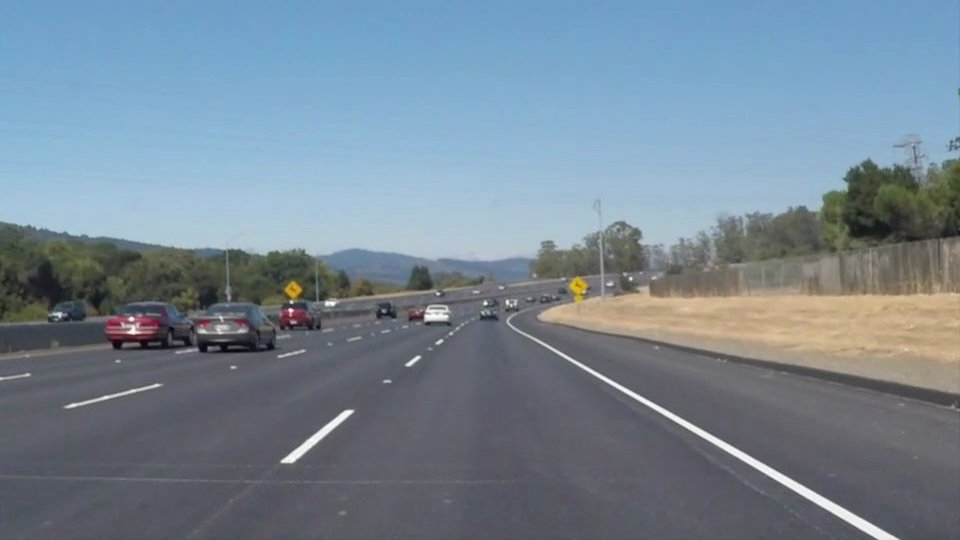
#> input picture lane_detection/test_images/solidWhiteCurve.jpg, 960 x 540 px
$ python -i image_processing.py   (imports and definitions only)   (older library calls are emulated)
#> lines starting #> are read from the running program, lines starting #| are printed output that depends on the picture; after the words box and inside, x2 and y2 are one past the last pixel; in counts of white or black regions, pixels touching at a corner belong together
import cv2
from .parameters import *
import cv2

from .parameters import *


class image_feature:
    """
    The class takes in an image matrix and can do multiple openCV operations on the image.
    """
    # [8 lines left out: function __init__, not called in this run]

    def channel_selection(self, label):
        """TODO: Get the specified channel image."""

    def binary_threshold(self, thresholds):
        """TODO: Create a binary image, in which 0 refers to the region within the thresholds. """

    def gaussian_blur(self, sigma, k_size=3):
        """TODO: Use a Gaussian Kernel to blur the image"""

    def sobel_convolute(self, method, k_size=3):
        """TODO: Use a Sobel kernel to calculate the derivative of the image."""

    def __and__(self, other):
        """TODO: Return the bitwise-and result of 2 image matrices"""

    def __or__(self, other):
        """TODO: Return the bitwise-or result of 2 image matrices"""

    def __xor__(self, other):
        """TODO: Return the bitwise-xor result of 2 images matrices"""

    def __add__(self, other):
        """TODO: Combine the 2 image features by setting them to 2 color channels."""


class feature_collector:
    """
    Collects a list of features extracted from a single image.
    Use them for showing, combination, or simply acts as a pipeline.
    :self.attribute img: the BGR or GRAY image matrix
    :self.attribute feature_dict: list of image_feature instance
    :self.attribute color_model: the color model of image
    """

    # [28 lines left out: function __init__, not called in this run]

    def normalize(self):
        """TODO: Normalize the image."""

    def add_feature(self, key):
        """TODO: Add a new image_feature instance to the self.feature_dict by the key."""

    def __call__(self, method='and', **kwargs):
        """TODO: Combine all features in the self.feature_dict by the method."""


# [54 lines left out: functions region_of_interest, line_vertices, not called in this run]


def sobel_mag_thresh(img, sobel_kernel=3, mag_thresh=(0, 255), dir_thresh=(0,np.pi/2)):
    """Use Sobel kernels to calculate the magnitude&direction of derivatives of an image.

    :input: img: image object RGB/GRAY
    :input: mag_thresh: tuple of magnitude thresholds
    :input: dir_thresh: tuple of direction thresholds
    :input: sobel_kernel: size of the sobel kernel

    :output: output_img: pixels where the sobel magnitude and direction both fall in their thresholds.
    """
#> called with sobel_kernel = 3, mag_thresh = (0, 255), dir_thresh = (0, 1.57)
    if len(img.shape) == 3:
        img_gray = cv2.cvtColor(img, cv2.COLOR_RGB2GRAY)
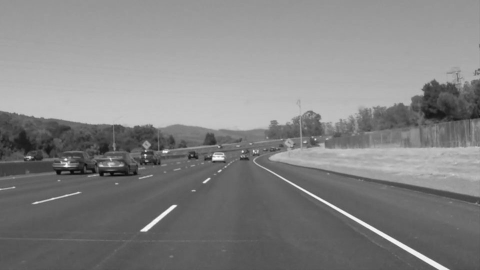
#> img_gray: shape (540, 960) (shown at 1/2 size); min 5, max 255, mean 131.2
    elif len(img.shape) == 2:
        img_gray = cv2.copy(img)
    dx_img_sobel = cv2.Sobel(img_gray, cv2.CV_64F, 1, 0, ksize=sobel_kernel)
    dy_img_sobel = cv2.Sobel(img_gray, cv2.CV_64F, 0, 1, ksize=sobel_kernel)
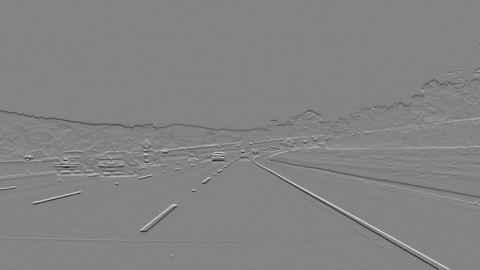
#> dy_img_sobel: shape (540, 960) float64 (shown at 1/2 size); min -653, max 609, mean -0.9; drawn with min black and max white
    d_img_mag = np.sqrt(np.square(dx_img_sobel) + np.square(dy_img_sobel))
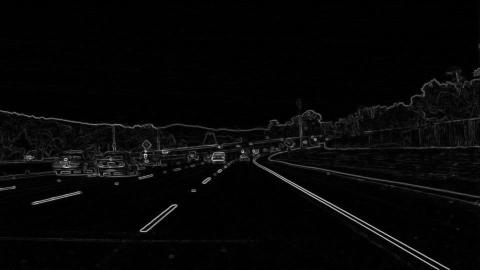
#> d_img_mag: shape (540, 960) float64 (shown at 1/2 size); min 0, max 659.3, mean 18.2; drawn with min black and max white
    d_img_dir = np.arctan2(np.absolute(dy_img_sobel), np.absolute(dx_img_sobel))
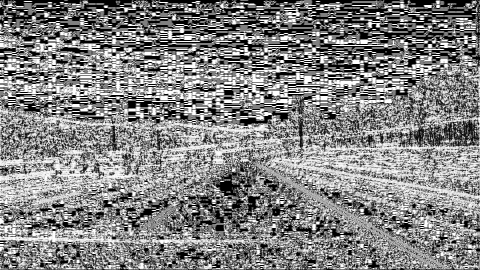
#> d_img_dir: shape (540, 960) float64 (shown at 1/2 size); min 0, max 1.57, mean 0.81; drawn with min black and max white
    d_img_mag_scaled = np.uint8(255 * d_img_mag / d_img_mag.max())
    d_img_mag_bin = (d_img_mag_scaled > mag_thresh[0]) & (d_img_mag_scaled < mag_thresh[1])
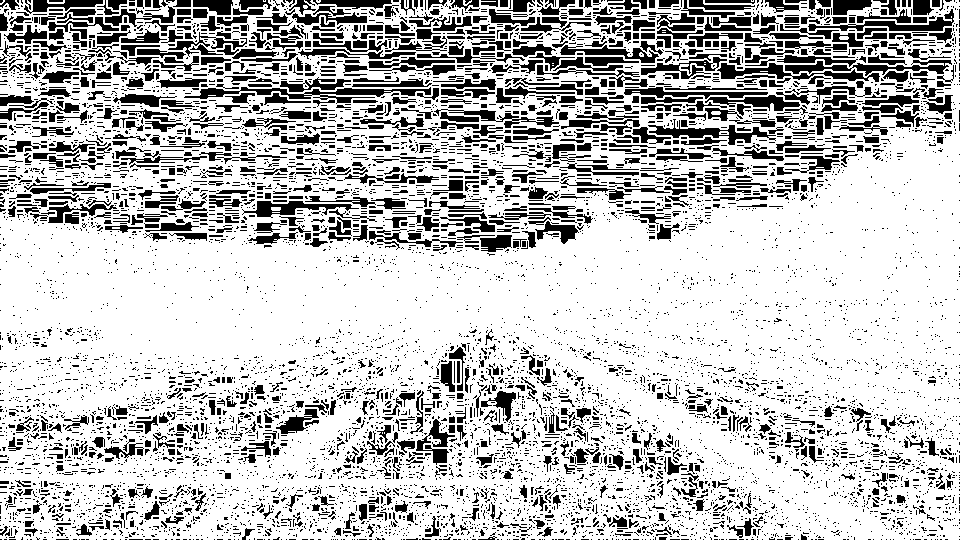
#> d_img_mag_bin: shape (540, 960) bool; 75.7% white; 8888 black regions (7727 under 20 px), largest, box (x1, y1, x2, y2) and area: (184, 87, 431, 104) 1320, (785, 60, 952, 76) 1009, (717, 63, 880, 82) 1001
    d_img_dir_bin = (d_img_dir > dir_thresh[0]) & (d_img_dir < dir_thresh[1])
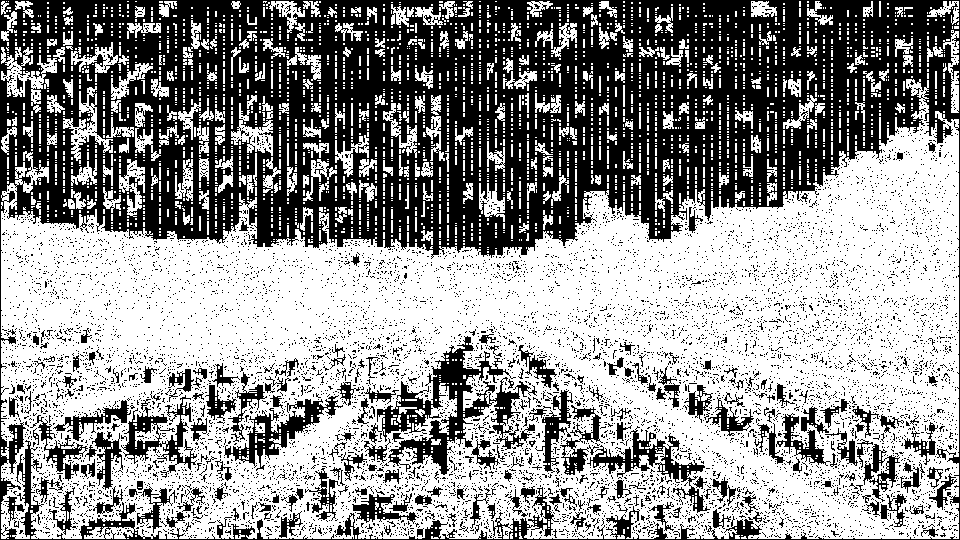
#> d_img_dir_bin: shape (540, 960) bool; 57.4% white; 9287 black regions (9068 under 20 px), largest, box (x1, y1, x2, y2) and area: (0, 0, 960, 540) 164235, (369, 336, 537, 475) 6285, (224, 395, 343, 471) 2173
    return np.uint8(d_img_mag_bin&d_img_dir_bin)*255
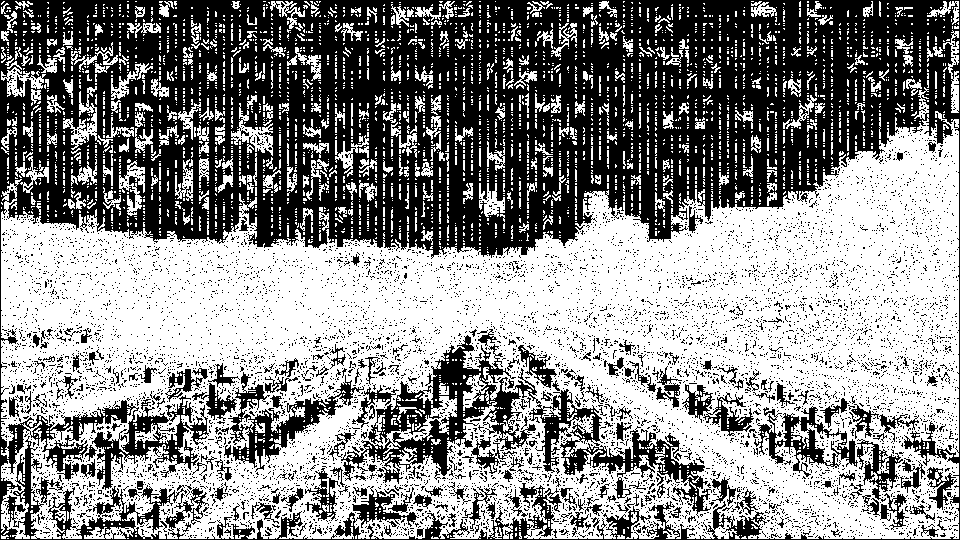
#> returned value: shape (540, 960); 54.1% white; 8353 black regions (8148 under 20 px), largest, box (x1, y1, x2, y2) and area: (0, 0, 960, 540) 183168, (341, 335, 712, 518) 13021, (224, 372, 364, 472) 3351


# [72 lines left out: functions hough_lines, hough2lane_lines, not called in this run]

>>> import cv2
>>> picture = cv2.cvtColor(cv2.imread('test_images/solidWhiteCurve.jpg'), cv2.COLOR_BGR2RGB)
>>> result = sobel_mag_thresh(picture)

$ run again, on lane_detection/test_images/solidWhiteRight.jpg
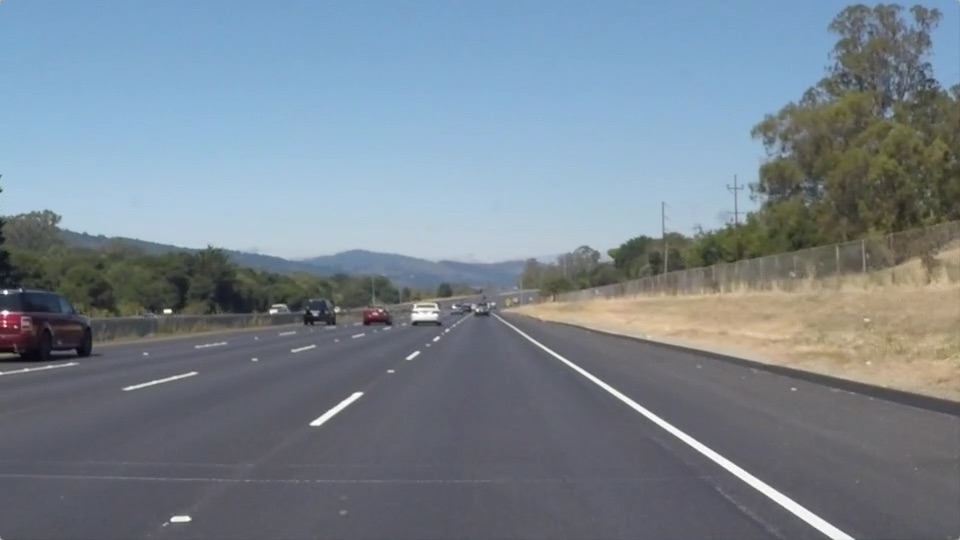
#> input picture lane_detection/test_images/solidWhiteRight.jpg, 960 x 540 px
#> in sobel_mag_thresh, `d_img_mag_bin = (d_img_mag_scaled > mag_thresh[0]) & (d_img_mag_scaled..`:
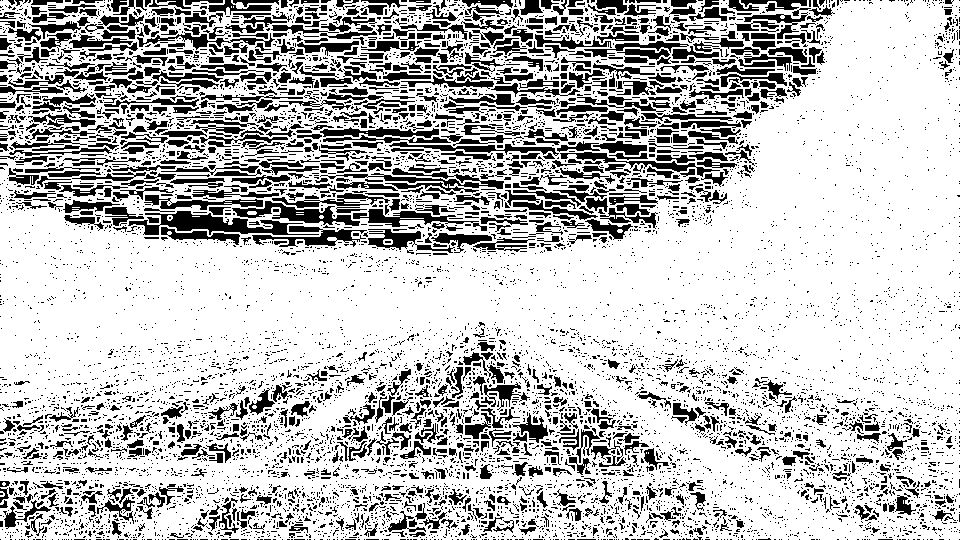
#> d_img_mag_bin: shape (540, 960) bool; 74.8% white; 9121 black regions (7889 under 20 px), largest, box (x1, y1, x2, y2) and area: (128, 211, 319, 235) 1863, (320, 168, 504, 193) 1277, (232, 201, 360, 226) 1176
#> d_img_dir_bin: shape (540, 960) bool; 62.4% white; 9671 black regions (9442 under 20 px), largest, box (x1, y1, x2, y2) and area: (0, 0, 960, 540) 138710, (323, 328, 671, 491) 14085, (153, 370, 313, 466) 3605
#> in sobel_mag_thresh, `return np.uint8(d_img_mag_bin&d_img_dir_bin)*255`:
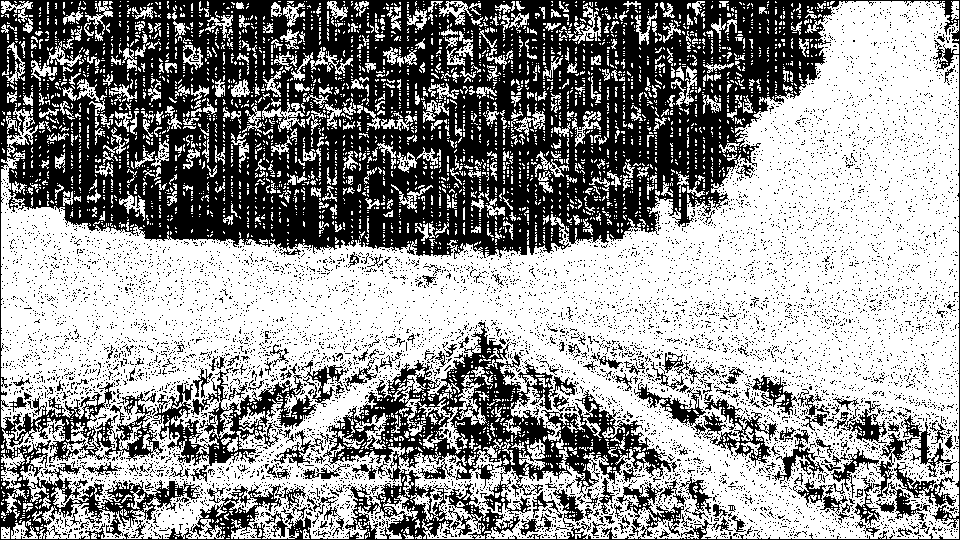
#> returned value: shape (540, 960); 57.9% white; 8564 black regions (8381 under 20 px), largest, box (x1, y1, x2, y2) and area: (0, 0, 960, 540) 176083, (151, 367, 317, 466) 4718, (703, 398, 777, 466) 1554

$ run again, on lane_detection/test_images/solidYellowCurve.jpg
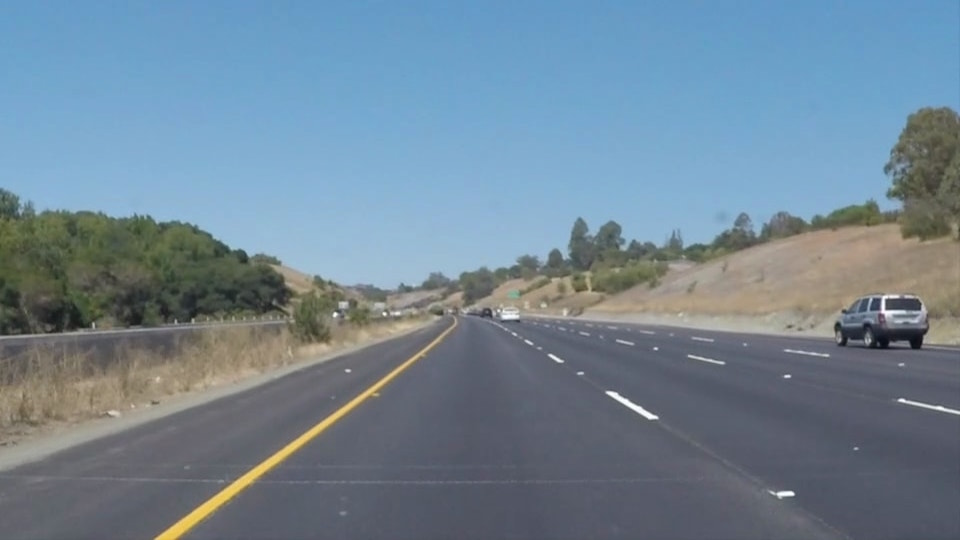
#> input picture lane_detection/test_images/solidYellowCurve.jpg, 960 x 540 px
#> in sobel_mag_thresh, `d_img_mag_bin = (d_img_mag_scaled > mag_thresh[0]) & (d_img_mag_scaled..`:
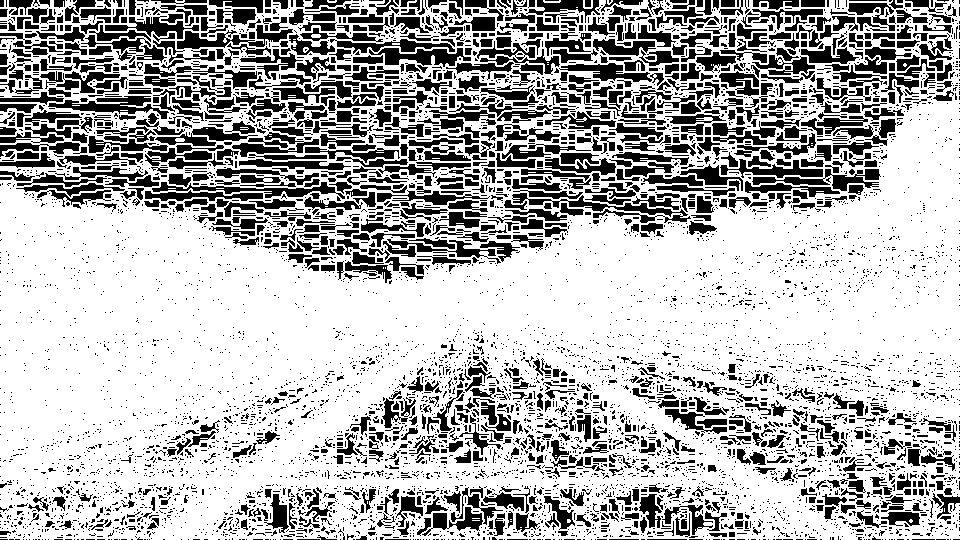
#> d_img_mag_bin: shape (540, 960) bool; 70% white; 7361 black regions (6093 under 20 px), largest, box (x1, y1, x2, y2) and area: (512, 193, 691, 223) 1225, (48, 96, 169, 119) 1071, (177, 25, 293, 49) 1052
#> d_img_dir_bin: shape (540, 960) bool; 55.2% white; 7953 black regions (7829 under 20 px), largest, box (x1, y1, x2, y2) and area: (0, 0, 960, 540) 200102, (630, 350, 877, 474) 7954, (157, 419, 228, 463) 815
#> in sobel_mag_thresh, `return np.uint8(d_img_mag_bin&d_img_dir_bin)*255`:
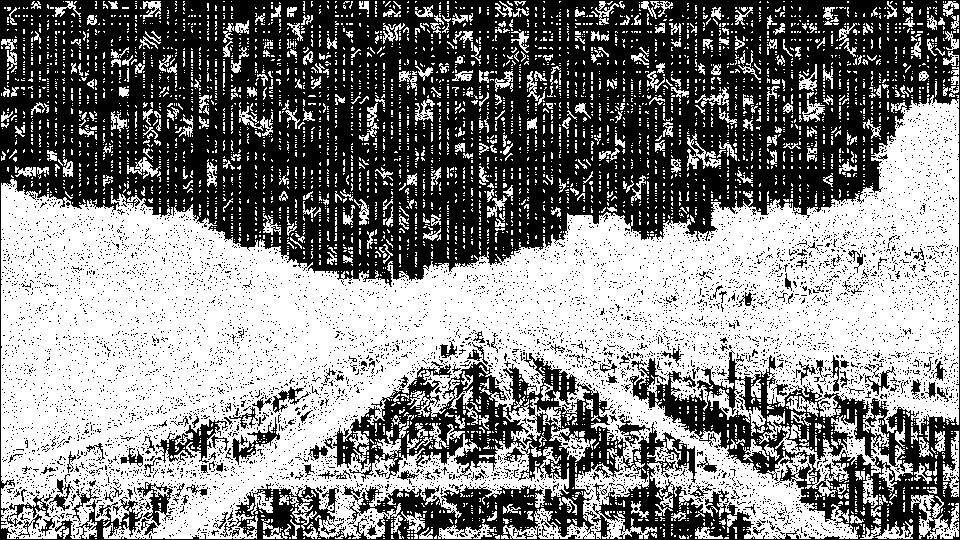
#> returned value: shape (540, 960); 51.5% white; 7343 black regions (7200 under 20 px), largest, box (x1, y1, x2, y2) and area: (0, 0, 960, 540) 226520, (156, 419, 228, 463) 1002, (232, 417, 280, 465) 576
